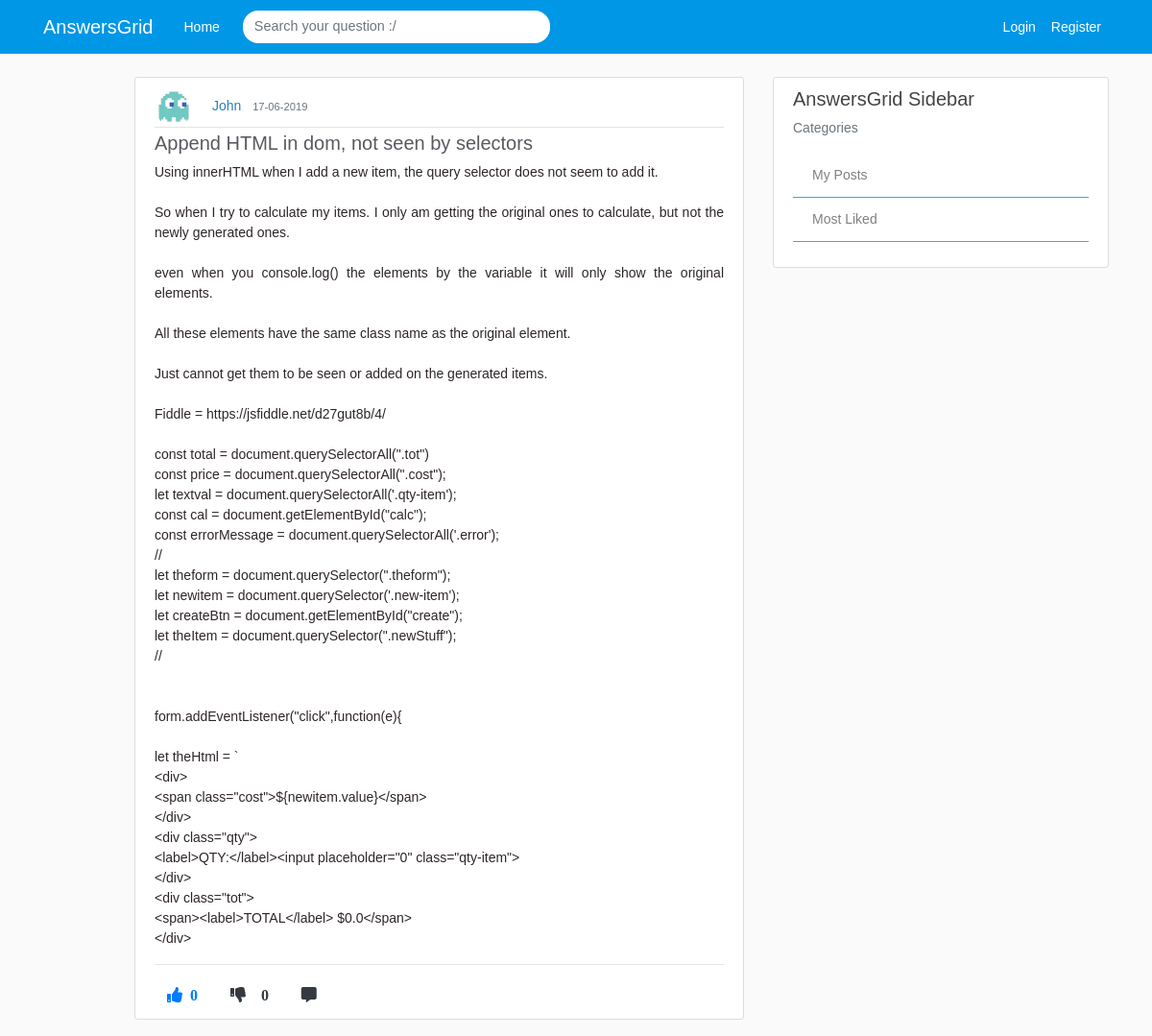
/post/6, run on the app's committed database.
### application/models.py (models this page shows, shortened)
class User(db.Model, UserMixin):
    id = db.Column(db.Integer, primary_key=True)
    username = db.Column(db.String(20), unique=True, nullable=False)
    email = db.Column(db.String(120), unique=True, nullable=False)
    image_file = db.Column(db.String(20), nullable=False, default='default.jpg')
    password = db.Column(db.String(60), nullable=False)
    verified = db.Column(db.Integer, nullable=False)
    posts = db.relationship('Post', backref='author', lazy=True)
    answers = db.relationship('Answer', backref="author", lazy=True)
    comments = db.relationship('Comment', backref='author', lazy=True)
    answercomments = db.relationship('AnswerComment', backref='author', lazy=True)
    favourites = db.relationship('Favourite', backref='author', lazy=True)

class Post(db.Model):
    id = db.Column(db.Integer, primary_key=True)
    title = db.Column(db.String(100), nullable=False)
    content = db.Column(db.Text, nullable=False)
    date_posted = db.Column(db.DateTime, nullable=False, default=datetime.utcnow)
    like_count = db.Column(db.Integer, nullable=False, default=0)
    dislike_count = db.Column(db.Integer, nullable=False, default=0)
    user_id = db.Column(db.Integer, db.ForeignKey('user.id'), nullable=False)
    comments = db.relationship('Comment', backref='commentOnPost', lazy=True)
    answers = db.relationship('Answer', backref='answerOnPost', lazy=True)
    favourites = db.relationship('Favourite', backref='favour_post', lazy=True)

### application/routes.py (the view)
@app.route("/post/<int:post_id>", methods=['GET', 'POST'])
def post(post_id):
    post = Post.query.get_or_404(post_id)
    return render_template('post.html',title=post.title,post=post)

### application/templates/post.html (shortened to what this page needs)
{% extends "layout.html" %}
{% block content %}
    <article class="media content-section">
      <div class="media-body">
        <div class="article-metadata">
          <img class="rounded-circle article-img" src="{{ url_for('static', filename='profile_pics/' + post.author.image_file) }}">
          <a class="mr-2" href="{{ url_for('user_posts', username=post.author.username) }}">{{ post.author.username }}</a>
          <small class="text-muted">{{ post.date_posted.strftime('%d-%m-%Y') }}</small>
        </div>
        <h5 class="article-title text-justify">{{ post.title }}</h5>
        <p class="article-content text-justify">{{ post.content }}</p>
        <p><a class="article-content text-justify" href="#">{{ post.tags }}</a></p><hr>
        {%  if current_user.is_authenticated %}
        <a href="{{ url_for('upvote', post_id=post.id, user_id=current_user.id) }}"><i class="fas fa-thumbs-up mr-1 btn text-primary upvote"><span class="ml-2 likes-count">{{ post.like_count }}</span></i></a>
        <a href="{{ url_for('downvote', post_id=post.id, user_id=current_user.id) }}"><i class="fas fa-thumbs-down mr-1 btn text-dark"><span id="demo" class="ml-3">{{ post.dislike_count }}</i></a>
        <a href="{{url_for('comment_post', post_id=post.id)}}"><i class="fas fa-comment-alt mr-1 btn text-dark"></i></a>
        <a href="https://twitter.com/share?ref_src=twsrc%5Etfw" class="twitter-share-button" data-show-count="false"></a>
        {% else %}
        <a href="#"><i class="fas fa-thumbs-up mr-1 btn text-primary upvote"><span class="ml-2 likes-count">{{ post.like_count }}</span></i></a>
        <a href="#"><i class="fas fa-thumbs-down mr-1 btn text-dark"><span id="demo" class="ml-3">{{ post.like_count }}</i></a>
        <a href="{{url_for('comment_post', post_id=post.id)}}"><i class="fas fa-comment-alt mr-1 btn text-dark"></i></a>
      {% endif %}
      </div>
    </article>
{% endblock content %}

### application/static/main.css (style rules this page uses)
body { background: #fafafa; color: #333333; margin-top: 5rem; }
h1, h2, h3, h4, h5, h6 { color: #444444; }
.content-section { background: #ffffff; padding: 10px 20px; border: 1px solid #dddddd; border-radius: 3px; margin-bottom: 20px; }
.article-title { color: #444444; }
.article-content { white-space: pre-line; }
.article-img { height: 40px; width: 40px; margin-right: 16px; }
.article-metadata { padding-bottom: 1px; margin-bottom: 4px; border-bottom: 1px solid #e3e3e3 }

### application/templates/layout.html (style rules this page uses)
body { color: #2e2626; margin-top: 5rem; font-size: 14px; font-weight: unset; line-height: 1.5; font-family: Arial; }
img { display: inline; }
a { color: #2980b9; }
.fa-thumbs-up { color: #4286f4; }
.fa-thumbs-down { color: #f1545b }
.article-title { color: #595a60; }

### data on the page
User: image_file (placeholder picture), author.username "John"
Post: date_posted "17-06-2019", title "Append HTML in dom, not seen by selectors", content "Using innerHTML when I add a new item, the query selector does not seem to add it. So when I try to calculate my items. I only am getting the original ones to calculate, but not the newly generated ones. even when you console.log() the elements by the variable it will only show the original elements. All these elements have the same class name as the original element. Just cannot get them to be seen or added on the generated items. Fiddle = https://jsfiddle.net/d27gut8b/4/ const total = document.querySelectorAll(\".tot\") const price = document.querySelectorAll(\".cost\"); let textval = document.querySelectorAll('.qty-item'); const cal = document.getElementById(\"calc\"); const errorMessage =…", like_count "0"
